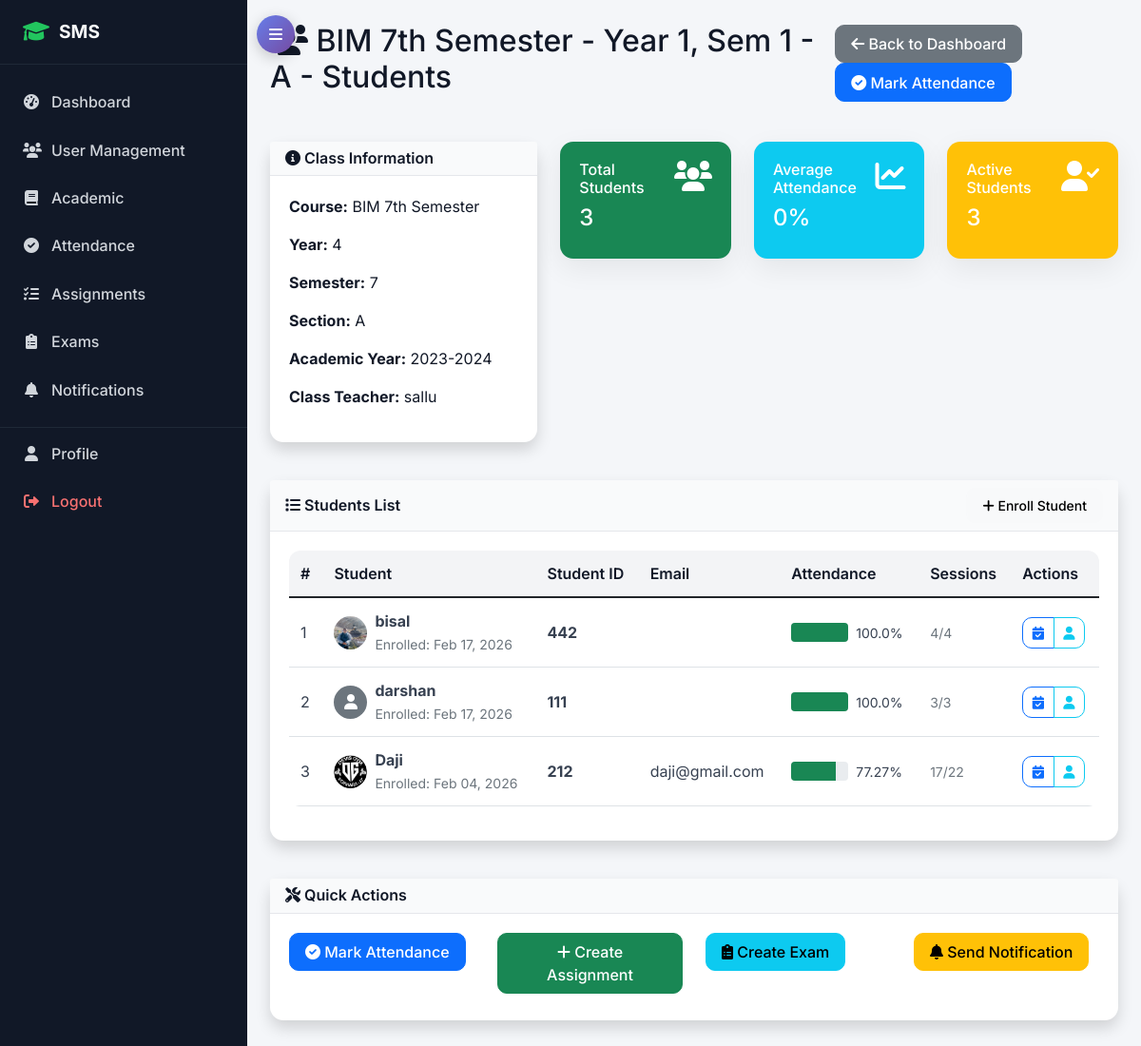
Page /academic/teacher/class/89/students/ (signed in) on the committed database.
### academic/models.py (models this page shows, shortened)
class Class(models.Model):
    name = models.CharField(max_length=50)
    course = models.ForeignKey(Course, on_delete=models.CASCADE)
    year = models.PositiveIntegerField()  # 1st year, 2nd year, etc.
    semester = models.PositiveIntegerField()
    section = models.CharField(max_length=10)
    academic_year = models.ForeignKey(AcademicYear, on_delete=models.CASCADE)
    class_teacher = models.ForeignKey(TeacherProfile, on_delete=models.SET_NULL, null=True, blank=True, related_name='class_teacher_for')
    class Meta:
        unique_together = ['course', 'year', 'semester', 'section', 'academic_year']

class Course(models.Model):
    name = models.CharField(max_length=100)
    code = models.CharField(max_length=20, unique=True)
    department = models.ForeignKey(Department, on_delete=models.CASCADE)
    duration_years = models.PositiveIntegerField(default=4)
    description = models.TextField(blank=True)

class AcademicYear(models.Model):
    year = models.CharField(max_length=20, unique=True)  # e.g., "2023-2024"
    start_date = models.DateField()
    end_date = models.DateField()
    is_current = models.BooleanField(default=False)

class StudentEnrollment(models.Model):
    student = models.ForeignKey(StudentProfile, on_delete=models.CASCADE)
    class_enrolled = models.ForeignKey(Class, on_delete=models.CASCADE)
    enrollment_date = models.DateField(auto_now_add=True)
    is_active = models.BooleanField(default=True)
    class Meta:
        unique_together = ['student', 'class_enrolled']

### accounts/models.py (models this page shows, shortened)
class TeacherProfile(models.Model):
    user = models.OneToOneField(User, on_delete=models.CASCADE, related_name='teacher_profile')
    employee_id = models.CharField(max_length=20, unique=True)
    qualification = models.CharField(max_length=200)
    experience_years = models.PositiveIntegerField(default=0)
    specialization = models.CharField(max_length=100)
    joining_date = models.DateField()

class User(AbstractUser):
    USER_TYPE_CHOICES = (
        ('admin', 'Admin'),
        ('student', 'Student'),
        ('teacher', 'Teacher'),
        ('parent', 'Parent'),
    )
    user_type = models.CharField(max_length=10, choices=USER_TYPE_CHOICES)
    phone_regex = RegexValidator(regex=r'^\+?1?\d{9,15}$', message="Phone number must be entered in the format: '+999999999'. Up to 15 digits allowed.")
    phone_number = models.CharField(validators=[phone_regex], max_length=17, blank=True)
    address = models.TextField(blank=True)
    date_of_birth = models.DateField(null=True, blank=True)
    profile_picture = models.ImageField(upload_to='profile_pics/', blank=True, null=True)
    is_active = models.BooleanField(default=True)
    created_at = models.DateTimeField(auto_now_add=True)
    updated_at = models.DateTimeField(auto_now=True)

class StudentProfile(models.Model):
    user = models.OneToOneField(User, on_delete=models.CASCADE, related_name='student_profile')
    student_id = models.CharField(max_length=20, unique=True)
    admission_date = models.DateField()
    guardian_name = models.CharField(max_length=100)
    guardian_phone = models.CharField(max_length=17)
    guardian_email = models.EmailField()
    emergency_contact = models.CharField(max_length=17)
    blood_group = models.CharField(max_length=5, blank=True)

### academic/views.py (the view, shortened to what this page needs)
# urls.py: path('teacher/class/<int:class_id>/students/', views.teacher_class_students, name='teacher_class_students'),
@login_required
def teacher_class_students(request, class_id):
    class_obj = get_object_or_404(Class, id=class_id)
    enrollments = StudentEnrollment.objects.filter(
        class_enrolled=class_obj,
        is_active=True
    ).select_related('student__user').order_by('student__user__first_name', 'student__user__last_name')
    from attendance.models import AttendanceRecord
    student_data = []
    for enrollment in enrollments:
        student = enrollment.student
        attendance_records = AttendanceRecord.objects.filter(student=student)
        total_sessions = attendance_records.count()
        present_sessions = attendance_records.filter(status__in=['present', 'late']).count()
        attendance_percentage = (present_sessions / total_sessions * 100) if total_sessions > 0 else 0
        student_data.append({
            'enrollment': enrollment,
            'student': student,
            'total_sessions': total_sessions,
            'present_sessions': present_sessions,
            'attendance_percentage': round(attendance_percentage, 2)
        })
    context = {
        'class_obj': class_obj,
        'student_data': student_data,
        'can_manage': request.user.user_type in ['admin', 'teacher']
    }
    return render(request, 'academic/teacher_class_students.html', context)

### templates/academic/teacher_class_students.html (shortened to what this page needs)
{% extends 'base.html' %}
{% block content %}
<div class="row">
    <div class="col-12">
        <div class="d-flex justify-content-between align-items-center mb-4">
            <h2><i class="fas fa-users"></i> {{ class_obj.name }} - Students</h2>
            <div>
                <a href="{% url 'accounts:dashboard' %}" class="btn btn-secondary">
                    <i class="fas fa-arrow-left"></i> Back to Dashboard
                </a>
                {% if can_manage %}
                <a href="{% url 'attendance:mark_attendance' %}" class="btn btn-primary">
                    <i class="fas fa-check-circle"></i> Mark Attendance
                </a>
                {% endif %}
            </div>
        </div>
    </div>
</div>
<div class="row mb-4">
    <div class="col-lg-4">
        <div class="card shadow">
            <div class="card-header bg-primary text-white">
                <h6 class="m-0"><i class="fas fa-info-circle"></i> Class Information</h6>
            </div>
            <div class="card-body">
                <p><strong>Course:</strong> {{ class_obj.course.name }}</p>
                <p><strong>Year:</strong> {{ class_obj.year }}</p>
                <p><strong>Semester:</strong> {{ class_obj.semester }}</p>
                <p><strong>Section:</strong> {{ class_obj.section }}</p>
                <p><strong>Academic Year:</strong> {{ class_obj.academic_year.year }}</p>
                {% if class_obj.class_teacher %}
                <p><strong>Class Teacher:</strong> {{ class_obj.class_teacher.user.get_full_name|default:class_obj.class_teacher.user.username }}</p>
                {% endif %}
            </div>
        </div>
    </div>
    <div class="col-lg-8">
        <div class="row">
            <div class="col-md-4 mb-3">
                <div class="card bg-success text-white">
                    <div class="card-body">
                        <div class="d-flex justify-content-between">
                            <div>
                                <h6>Total Students</h6>
                                <h4>{{ student_data|length }}</h4>
                            </div>
                            <i class="fas fa-users fa-2x"></i>
                        </div>
                    </div>
                </div>
            </div>
            <div class="col-md-4 mb-3">
                <div class="card bg-info text-white">
                    <div class="card-body">
                        <div class="d-flex justify-content-between">
                            <div>
                                <h6>Average Attendance</h6>
                                <h4>
                                    {% if student_data %}
                                        {% with total_percentage=0 %}
                                            {{ total_percentage|floatformat:0 }}%
                                        {% endwith %}
                                    {% else %}
                                        0%
                                    {% endif %}
                                </h4>
                            </div>
                            <i class="fas fa-chart-line fa-2x"></i>
                        </div>
                    </div>
                </div>
            </div>
            <div class="col-md-4 mb-3">
                <div class="card bg-warning text-white">
                    <div class="card-body">
                        <div class="d-flex justify-content-between">
                            <div>
                                <h6>Active Students</h6>
                                <h4>{{ student_data|length }}</h4>
                            </div>
                            <i class="fas fa-user-check fa-2x"></i>
                        </div>
                    </div>
                </div>
            </div>
        </div>
    </div>
</div>
<div class="row">
    <div class="col-12">
        <div class="card shadow">
            <div class="card-header bg-success text-white d-flex justify-content-between align-items-center">
                <h6 class="m-0"><i class="fas fa-list"></i> Students List</h6>
                {% if can_manage %}
                <div>
                    <a href="{% url 'academic:enrollment_list' %}" class="btn btn-sm btn-light">
                        <i class="fas fa-plus"></i> Enroll Student
                    </a>
                </div>
                {% endif %}
            </div>
            <div class="card-body">
                {% if student_data %}
                <div class="table-responsive">
                    <table class="table table-hover">
                        <thead>
                            <tr>
                                <th>#</th>
                                <th>Student</th>
                                <th>Student ID</th>
                                <th>Email</th>
                                <th>Attendance</th>
                                <th>Sessions</th>
                                {% if can_manage %}
                                <th>Actions</th>
                                {% endif %}
                            </tr>
                        </thead>
                        <tbody>
                            {% for data in student_data %}
                            <tr>
                                <td>{{ forloop.counter }}</td>
                                <td>
                                    <div class="d-flex align-items-center">
                                        {% if data.student.user.profile_picture %}
                                            <img src="{{ data.student.user.profile_picture.url }}" class="rounded-circle me-2" width="35" height="35">
                                        {% else %}
                                            <div class="bg-secondary rounded-circle d-flex align-items-center justify-content-center me-2" style="width: 35px; height: 35px;">
                                                <i class="fas fa-user text-white"></i>
                                            </div>
                                        {% endif %}
                                        <div>
                                            <strong>{{ data.student.user.get_full_name|default:data.student.user.username }}</strong>
                                            <br><small class="text-muted">Enrolled: {{ data.enrollment.enrollment_date|date:"M d, Y" }}</small>
                                        </div>
                                    </div>
                                </td>
                                <td><strong>{{ data.student.student_id }}</strong></td>
                                <td>{{ data.student.user.email }}</td>
                                <td>
                                    <div class="d-flex align-items-center">
                                        <div class="progress me-2" style="width: 60px; height: 20px;">
                                            {% if data.attendance_percentage >= 75 %}
                                                <div class="progress-bar bg-success" style="width: {{ data.attendance_percentage }}%"></div>
                                            {% elif data.attendance_percentage >= 50 %}
                                                <div class="progress-bar bg-warning" style="width: {{ data.attendance_percentage }}%"></div>
                                            {% else %}
                                                <div class="progress-bar bg-danger" style="width: {{ data.attendance_percentage }}%"></div>
                                            {% endif %}
                                        </div>
                                        <small>{{ data.attendance_percentage }}%</small>
                                    </div>
                                </td>
                                <td>
                                    <small class="text-muted">{{ data.present_sessions }}/{{ data.total_sessions }}</small>
                                </td>
                                {% if can_manage %}
                                <td>
                                    <div class="btn-group" role="group">
                                        <a href="{% url 'attendance:view_attendance' %}?student={{ data.student.id }}" class="btn btn-sm btn-outline-primary" title="View Attendance">
                                            <i class="fas fa-calendar-check"></i>
                                        </a>
                                        <a href="{% url 'accounts:profile' %}?user={{ data.student.user.id }}" class="btn btn-sm btn-outline-info" title="View Profile">
                                            <i class="fas fa-user"></i>
                                        </a>
                                    </div>
                                </td>
                                {% endif %}
                            </tr>
                            {% endfor %}
                        </tbody>
                    </table>
                </div>
                {% endif %}
            </div>
        </div>
    </div>
</div>
{% if can_manage and student_data %}
<div class="row mt-4">
    <div class="col-12">
        <div class="card shadow">
            <div class="card-header bg-warning text-white">
                <h6 class="m-0"><i class="fas fa-tools"></i> Quick Actions</h6>
            </div>
            <div class="card-body">
                <div class="row">
                    <div class="col-md-3 mb-2">
                        <a href="{% url 'attendance:mark_attendance' %}" class="btn btn-primary btn-block">
                            <i class="fas fa-check-circle"></i> Mark Attendance
                        </a>
                    </div>
                    <div class="col-md-3 mb-2">
                        <a href="{% url 'academic:create_assignment' %}" class="btn btn-success btn-block">
                            <i class="fas fa-plus"></i> Create Assignment
                        </a>
                    </div>
                    <div class="col-md-3 mb-2">
                        <a href="{% url 'examination:create_exam' %}" class="btn btn-info btn-block">
                            <i class="fas fa-clipboard-list"></i> Create Exam
                        </a>
                    </div>
                    <div class="col-md-3 mb-2">
                        <a href="{% url 'notifications:create_notification' %}" class="btn btn-warning btn-block">
                            <i class="fas fa-bell"></i> Send Notification
                        </a>
                    </div>
                </div>
            </div>
        </div>
    </div>
</div>
{% endif %}
{% endblock %}

### rows in the picture
Class: name "BIM 7th Semester - Year 1, Sem 1 - A", course.name "BIM 7th Semester", year "4", semester "7", section "A", academic_year.year "2023-2024", class_teacher.user.get_full_name "sallu"
StudentEnrollment: student.user.profile_picture (picture), student.user.get_full_name "bisal", enrollment.enrollment_date "Feb 17, 2026", student.student_id "442", attendance_percentage "100.0", present_sessions "4", total_sessions "4"
StudentEnrollment: student.user.get_full_name "darshan", enrollment.enrollment_date "Feb 17, 2026", student.student_id "111", attendance_percentage "100.0", present_sessions "3", total_sessions "3"
StudentEnrollment: student.user.profile_picture (picture), student.user.get_full_name "Daji", enrollment.enrollment_date "Feb 04, 2026", student.student_id "212", student.user.email "daji@gmail.com", attendance_percentage "77.27", present_sessions "17", total_sessions "22"

### other values in the picture
{{ student_data|length }} "3"
{{ total_percentage|floatformat:0 }} "0"
